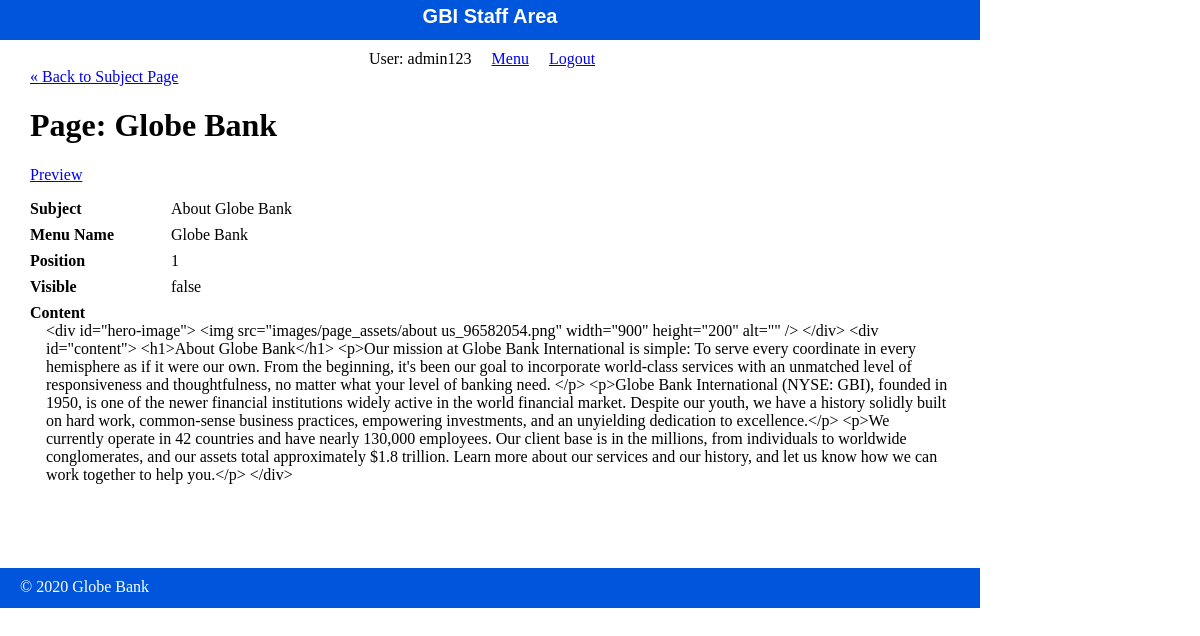
/staff/pages/show.php (signed in), run on the app's committed database.
### tables this page shows
CREATE TABLE `pages` (
  `id` int(11) NOT NULL,
  `subject_id` int(11) DEFAULT NULL,
  `menu_name` varchar(255) DEFAULT NULL,
  `position` int(3) DEFAULT NULL,
  `visible` tinyint(1) DEFAULT NULL,
  `content` text DEFAULT NULL
);

CREATE TABLE `subjects` (
  `id` int(11) NOT NULL,
  `menu_name` varchar(255) DEFAULT NULL,
  `position` int(3) DEFAULT NULL,
  `visible` tinyint(1) DEFAULT NULL
);

### private/database.php (called while the page is built, shortened)
<?php
  function db_escape($connection, $string) {
    return mysqli_real_escape_string($connection, $string);
  }
?>

### private/query_functions.php (called while the page is built, shortened)
<?php
  function find_subject_by_id($id, $options=[]) {
    global $db;
    $visible = $options['visible'] ?? false;
    $sql = "SELECT * FROM subjects ";
    $sql .= "WHERE id='" . db_escape($db, $id) . "' ";
    $result = mysqli_query($db, $sql);
    $subject = mysqli_fetch_assoc($result);
    return $subject;
  }
  function find_page_by_id($id, $options=[]) {
    global $db;
    $visible = $options['visible'] ?? false;
    $sql = "SELECT * FROM pages ";
    $sql .= "WHERE id='" . db_escape($db, $id) . "' ";
    $result = mysqli_query($db, $sql);
    $page = mysqli_fetch_assoc($result);
    return $page;
  }
?>

### private/functions.php (called while the page is built, shortened)
<?php
function url_for($script_path) {
  return WWW_ROOT . $script_path;
}
function u($string="") {
  return urlencode($string);
}
function h($string="") {
  return htmlspecialchars($string);
}
?>

### public/staff/pages/show.php (the view, shortened to what this page needs)
<?php
$id = $_GET['id'] ?? '1';
$page = find_page_by_id($id);
$subject = find_subject_by_id($page['subject_id']);
?>
<?php include(SHARED_PATH . '/staff_header.php'); ?>
<div id="content">
  <a class="back-link" href="<?php echo url_for('/staff/subjects/show.php?id=' . h(u($subject['id']))); ?>">&laquo; Back to Subject Page</a>
  <div class="page show">
    <h1>Page: <?php echo h($page['menu_name']); ?></h1>
    <div class="actions">
      <a class="action" href="<?php echo url_for('/index.php?id=' . h(u($page['id'])) . '&preview=true'); ?>" target="_blank">Preview</a>
    </div>
    <div class="attributes">
      <dl>
        <dt>Subject</dt>
        <dd><?php echo h($subject['menu_name']); ?></dd>
      </dl>
      <dl>
        <dt>Menu Name</dt>
        <dd><?php echo h($page['menu_name']); ?></dd>
      </dl>
      <dl>
        <dt>Position</dt>
        <dd><?php echo h($page['position']); ?></dd>
      </dl>
      <dl>
        <dt>Visible</dt>
        <dd><?php echo $page['visible'] == '1' ? 'true' : 'false'; ?></dd>
      </dl>
      <dl>
        <dt>Content</dt>
        <dd><?php echo h($page['content']); ?></dd>
      </dl>
    </div>
  </div>
</div>
<?php include(SHARED_PATH . '/staff_footer.php'); ?>

### public/stylesheets/staff.css (style rules this page uses)
html { height: 100%; width: 100%; }
body { height: 980px; width: 100%; margin: 0; padding: 0; }
#content { width: 920px; min-height: 500px; padding: 0 30px; }
.actions { margin-bottom: 1em; }
dl { clear: both; overflow: hidden; margin: 0.5em 0; }
dt { float: left; font-weight: bold; width: 125px; }
dd { float: left; margin-left: 1em; }

### data on the page
pages: menu_name "Globe Bank", position "1", content "<div id=\"hero-image\"> <img src=\"images/page_assets/about us_96582054.png\" width=\"900\" height=\"200\" alt=\"\" /> </div> <div id=\"content\"> <h1>About Globe Bank</h1> <p>Our mission at Globe Bank International is simple: To serve every coordinate in every hemisphere as if it were our own. From the beginning, it's been our goal to incorporate world-class services with an unmatched level of responsiveness and thoughtfulness, no matter what your level of banking need. </p> <p>Globe Bank International (NYSE: GBI), founded in 1950, is one of the newer financial institutions widely active in the world financial market. Despite our youth, we have a history solidly built on hard work, common-sense…"
subjects: menu_name "About Globe Bank"

### other printed values
$_SESSION['username'] "admin123"
